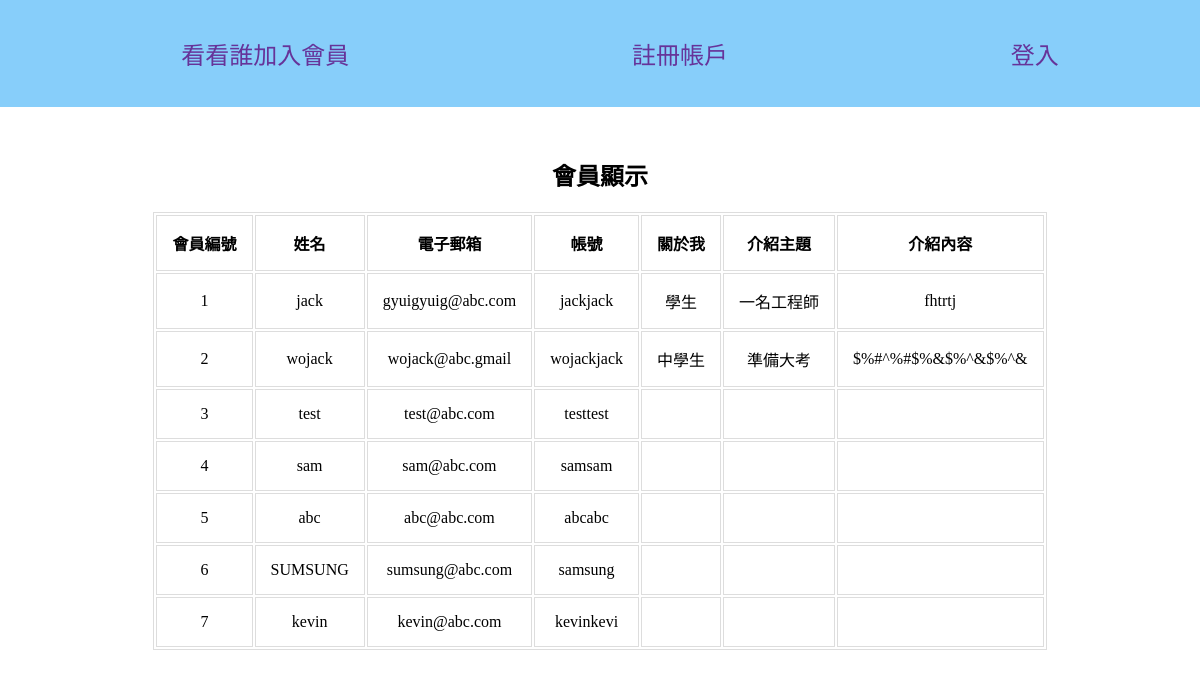
Page /member_list.php on the earlier database version.
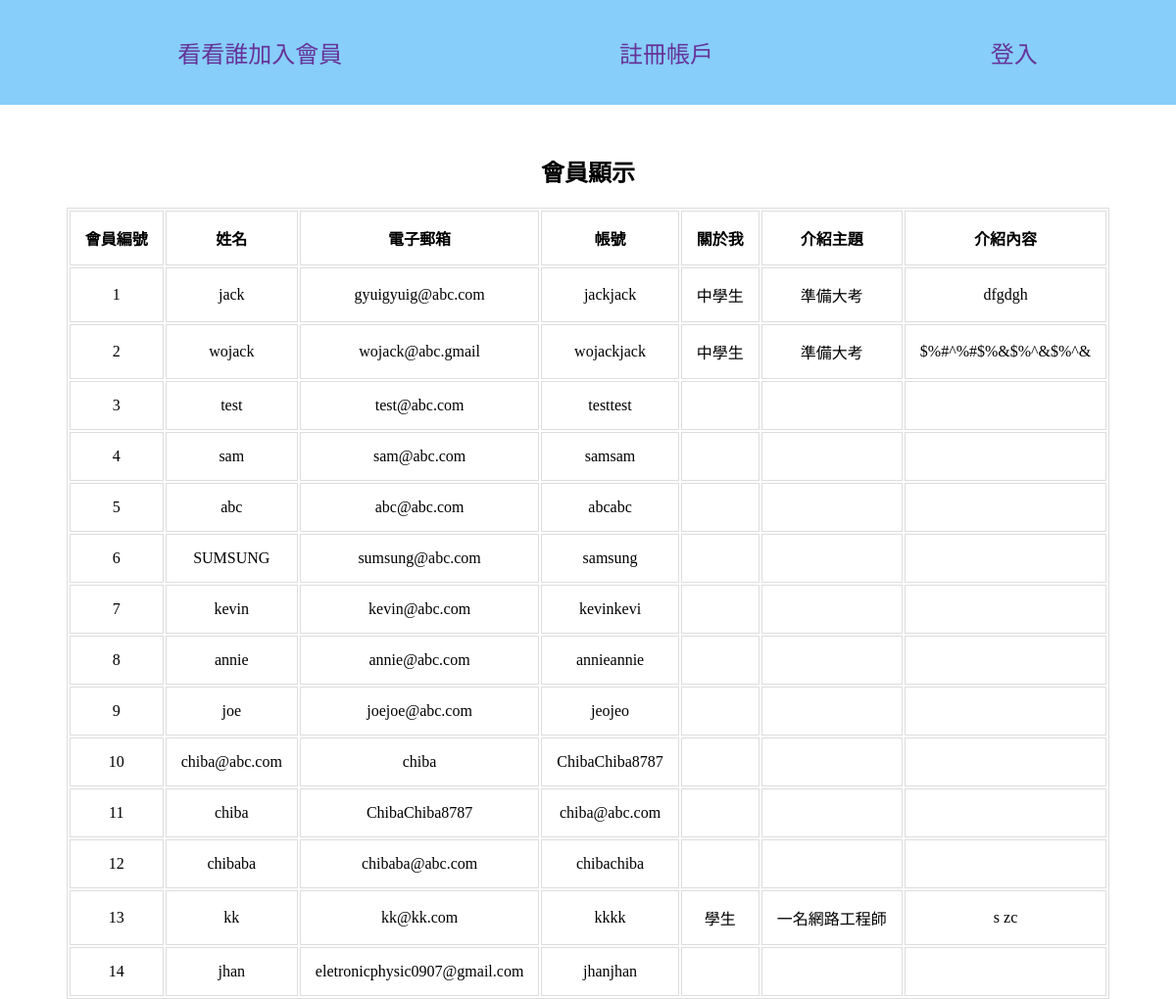
Same page on the later database version.
### tables this page shows
CREATE TABLE `member_profiles` (
  `profiles_id` int(11) NOT NULL,
  `profiles_about` text NOT NULL,
  `profiles_introtitle` text NOT NULL,
  `profiles_introtext` text NOT NULL,
  `users_id` int(11) DEFAULT NULL
);

CREATE TABLE `member_data` (
  `id` int(11) NOT NULL,
  `name` varchar(128) NOT NULL,
  `email` varchar(128) NOT NULL,
  `uid` varchar(128) NOT NULL,
  `pwd` varchar(128) NOT NULL
);

### includes/class-autoload.inc.php (called while the page is built, shortened)
<?php
function myAutoLoader($className) {
    $path = "classes/";
    $extension = ".class.php";
    $fullPath = $path . $className . $extension;
}

### classes/dbh.class.php (called while the page is built)
<?php
    class Dbh {
        private $db_host = "localhost";
        private $db_username = "admin";
        private $db_password = "111111";
        private $db_name = "member_system";
        protected function connect() {
            try {
                $dsn = 'mysql:host=' . $this->db_host . ';dbname=' . $this->db_name;
                $pdo = new PDO($dsn, $this->db_username, $this->db_password);
                $pdo->setAttribute(PDO::ATTR_DEFAULT_FETCH_MODE, PDO::FETCH_ASSOC);
                return $pdo;
            }
            catch (PDOException $e) {
                print "Error!: " . $e->getMessage() . "<br/>";
                die();
            }
        }
    }
?>

### classes/users.class.php (called while the page is built, shortened)
<?php
    class Users extends Dbh {
        protected function getAllUsers() {
            $sql = "SELECT `member_data`.`id`, `member_data`.`name`, `member_data`.`email`, `member_data`.`uid`, `member_profiles`.`profiles_about`, `member_profiles`.`profiles_introtitle`, `member_profiles`.`profiles_introtext`
            FROM `member_data` LEFT JOIN `member_profiles`
            ON `member_data`.`id` = `member_profiles`.`users_id`;";
            $stmt = $this->connect()->prepare($sql);
            $stmt->execute();
            $results = $stmt->fetchAll();
            return $results;
        }
    }
?>

### classes/usersview.class.php (called while the page is built, shortened)
<?php
class UsersView extends Users {
    public function showAllUsers() {
        $results = $this->getAllUsers();
        return $results;
    }
}

### member_list.php (the view, shortened to what this page needs)
<?php
    include_once("header.php");
    include "includes/class-autoload.inc.php";
?>
<?php
    $showallusers = new UsersView();
    $rows = $showallusers->showAllUsers();
?>
    <div class="title">
        <h2>會員顯示</h2>
    </div>
<div>
    <table style="margin:auto;">
        <thead>
        <tr>
            <th>會員編號</th>
            <th>姓名</th>
            <th>電子郵箱</th>
            <th>帳號</th>
            <th>關於我</th>
            <th>介紹主題</th>
            <th>介紹內容</th>
        </tr>
        </thead>
        <tbody>
        <?php foreach ($rows as $row) : ?>
        <tr>
            <td><?= $row["id"] ?></td>
            <td><?= $row["name"] ?></td>
            <td><?= $row["email"] ?></td>
            <td><?= $row["uid"] ?></td>
            <td><?= $row["profiles_about"] ?></td>
            <td><?= $row["profiles_introtitle"] ?></td>
            <td><?= $row["profiles_introtext"] ?></td>
        </tr>
        <?php endforeach; ?>
        </tbody>
    </table>
</div>
<?php
    include_once("footer.php");
?>

### header.php (shortened to what this page needs)
<!DOCTYPE html>
<html lang="en">
<head>
    <link rel="stylesheet" href="style.css">
</head>
<body>
    <nav>
        <div class="wrapper">
            <ul class="nav-item">
                <li><a href="member_list.php">看看誰加入會員</a></li>
                <?php
                    if (isset($_SESSION["useruid"])) {
                        echo "<li><a href='member_center.php'>帳戶資訊</a></li>";
                        echo "<li><a href='includes/logout.inc.php'>登出</a></li>";
                    }
                    else {
                        echo "<li><a href='member_join.php'>註冊帳戶</a></li>";
                        echo "<li><a href='index.php'>登入</a></li>";
                    }
                ?>
            </ul>
        </div>
    </nav>

### footer.php
</body>
</html>

### style.css (style rules this page uses)
body { min-width: 960px; margin: 0; padding: 0; }
.title { text-align: center; }
nav { margin-bottom: 50px; padding:20px 0px; background-color: lightskyblue; }
.nav-item { display: flex; justify-content: space-around; list-style-type: none; }
li a { text-decoration: none; color: rebeccapurple; font-size: x-large; }
table, td, th { border: 1px solid #ddd; text-align: center; }
th, td { padding: 15px; }

Differences in the rows shown:
removed member_profiles: users "1", users.name "jack", users.email "gyuigyuig@abc.com", users.uid "jackjack", profiles_about "學生", profiles_introtitle "一名工程師", profiles_introtext "fhtrtj"
added member_profiles: users "1", users.name "jack", users.email "gyuigyuig@abc.com", users.uid "jackjack", profiles_about "中學生", profiles_introtitle "準備大考", profiles_introtext "dfgdgh"
added member_data: id "8", name "annie", email "annie@abc.com", uid "annieannie"
added member_data: id "9", name "joe", email "joejoe@abc.com", uid "jeojeo"
added member_data: id "10", name "chiba@abc.com", email "chiba", uid "ChibaChiba8787"
added member_data: id "11", name "chiba", email "ChibaChiba8787", uid "chiba@abc.com"
added member_data: id "12", name "chibaba", email "chibaba@abc.com", uid "chibachiba"
added member_profiles: users "13", users.name "kk", users.email "kk@kk.com", users.uid "kkkk", profiles_about "學生", profiles_introtitle "一名網路工程師", profiles_introtext "s zc"
added member_data: id "14", name "jhan", email "eletronicphysic0907@gmail.com", uid "jhanjhan"
